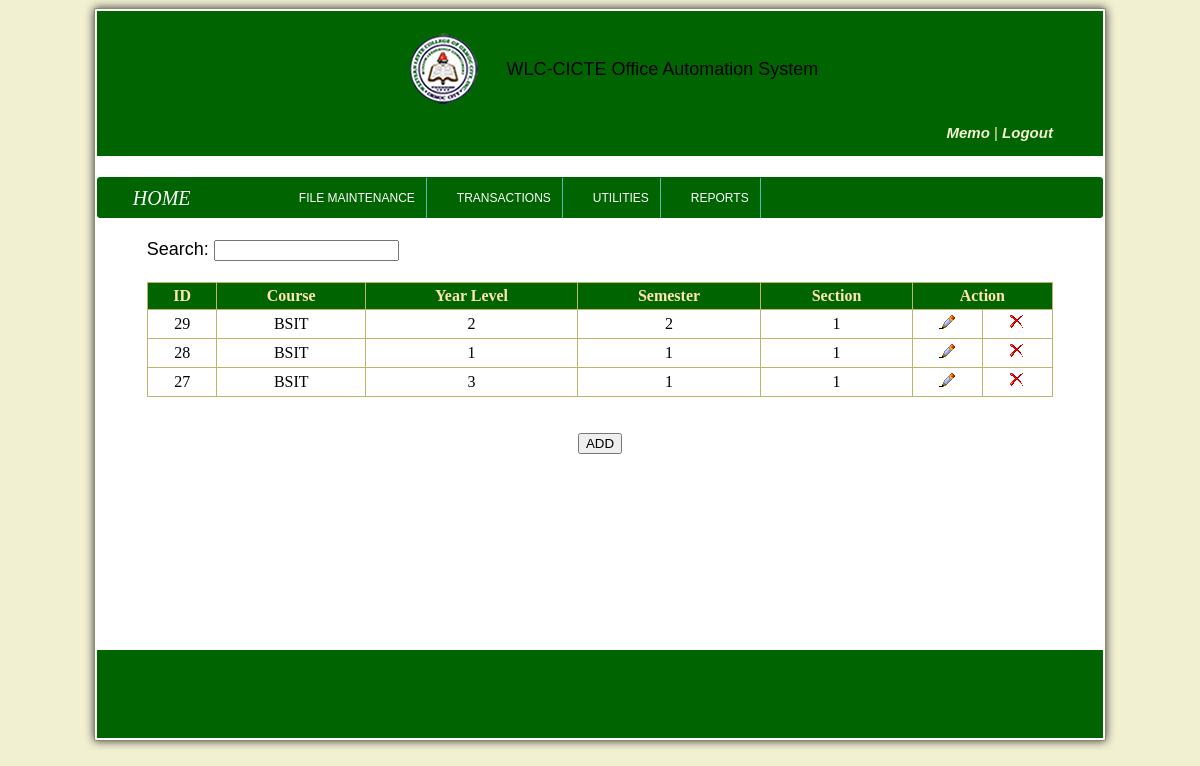
/AdminLogin/section/sectionmain.php (signed in), run on the app's committed database.
### tables this page shows
CREATE TABLE IF NOT EXISTS `section` (
  `section_id` int(11) NOT NULL auto_increment,
  `section_course` varchar(234) NOT NULL,
  `section_yrlvl` varchar(50) NOT NULL,
  `section_sem` varchar(50) NOT NULL,
  `section_desc` varchar(50) NOT NULL,
  PRIMARY KEY  (`section_id`)
);

CREATE TABLE IF NOT EXISTS `course` (
  `course_id` int(11) NOT NULL auto_increment,
  `course_code` varchar(67) NOT NULL,
  `course_desc` text NOT NULL,
  `years` varchar(60) NOT NULL,
  `span` varchar(44) NOT NULL,
  `course_stat` varchar(33) NOT NULL,
  PRIMARY KEY  (`course_id`)
);

### AdminLogin/section/sectionmain.php (the view, shortened to what this page needs)
<!DOCTYPE html>
		<html lang="en">
		<head>
			<link href="../../style.css" rel="stylesheet" type="text/css" />
		</head>
		<body>
       <?php include('../../menu/nav2.php');?>
<br/>
				 <label for="filter">Search:</label> <input type="text" name="filter" value="" id="filter" />
<br/><br/><center/>
<table class='menu_tab2' rules="all" width="90%"  border="1">
		 <thead>
							<tr>
								<th> ID </th>
								<th> Course </th>
								<th> Year Level </th>
								<th> Semester </th>
								<th> Section </th>
								<th colspan="2"> Action </th>
							</tr>
		 </thead>
		 <tbody>
	<?php
$result=mysql_query("SELECT * FROM section,course WHERE section.section_course=course.course_id ORDER BY course_id ASC");
while($rows = mysql_fetch_assoc($result)){
		$section_id=$rows['section_id'];
		echo'<tr align="center">';
		echo'<td>'.$rows['section_id'].'</td>';
		echo'<td>'.$rows['course_code'].'</td>';
		echo'<td>'.$rows['section_yrlvl'].'</td>';
		echo'<td>'.$rows['section_sem'].'</td>';
		echo'<td>'.$rows['section_desc'].'</td>';
		echo'<td><a href="updatesection.php?section_id='.$section_id.'"><img src="../images/b_edit.png"></img></a></td>';
		echo'<td><a href="sectiondelete.php?section_id='.$section_id.'"><img src="../images/b_drop.png"></img></a></td>';
		echo'</tr>';
	}++$i;?>
	 </tbody>
</table>
	  <div align='center'class='menu_nav3'>
						<br/>
								<a style="text-decoration:none;" href='sectionadd.php'/><input type="button" value="ADD"/></a>
			</div>
<p><h2>&nbsp;</h2>
		</p>
		<footer>
			<div class="section">
				<p>
				</p>
			</div>
		</footer>
	</div>
</body>
</html>

### menu/nav2.php (shortened to what this page needs)
<head>
			<link href="../../style.css" rel="stylesheet" type="text/css" />
			<link href="../../button.css" rel="stylesheet" type="text/css" />
		</head>
		<body>
			<div id="wrapper">
				<div id="callout">
                    <br/>
                    <center>
                        <img src="../images/logo.png" height="50px" width="50px" style ="vertical-align: middle" >
                        WLC-CICTE Office Automation System
					<p><a href="#"><b><i>Memo</i></b></a> | <a href="../../logout.php"><b><i>Logout</i></b></a>
			  </div>
				<br/>
</head>
<body>
<ul id="nav">
<li class="site-name"><a href="#">HOME</a></li>
    <li class="yahoo"><a href="#">FILE MAINTENANCE</a>
		</li>
        </ul>
    <li class="facebook"><a href="#">TRANSACTIONS</a>
    </li>
 <li class="yahoo"><a href="#">UTILITIES</a>
        </li>
    <li class="google"><a href="#">REPORTS</a>
    </li>

### style.css (style rules this page uses)
body { background: #F1F0D1; font-family: Verdana, Tahoma, Arial, sans-serif; font-size: 18px; overflow: auto; }
h1, h2, h3 { text-align: center; padding-left: 1%; color:orange; }
p { padding: 2%; color:#878E63; }
img { text-align: center; max-width: 100%; height: auto; width: auto; }
#wrapper { margin: 0 auto; max-width: 100%; width: 85%; background:white; border: 1px solid #878E63; border-radius: 2px; box-shadow: 0 0 10px 0px rgba(12, 3, 25, 0.8); padding:2px; }
#callout { width:100%; height: auto; background: DarkGreen; overflow: hidden; }
#callout p { text-align: right; font-size: 15px; padding: 0.1% 5% 0 0; color: #F1F0D1; }
#callout p a { color: #F1F0D1; text-decoration: none; }
#nav { height: 39px; font: 12px Geneva, Arial, Helvetica, sans-serif; background: DarkGreen; border: 1px solid DarkGreen; border-radius: 3px; min-width:500px; margin-left: 0px; padding-left: 0px; }
#nav li { list-style: none; display: block; float: left; height: 40px; position: relative; border-right: 1px solid #52BDB5; }
#nav li a { padding: 0px 10px 0px 30px; margin: 0px 0; line-height: 40px; text-decoration: none; border-right: 1px solid DarkGreen; height: 40px; color: #FFF; text-shadow: 1px 1px 1px DarkGreen; }
#nav .site-name,#nav .site-name:hover { padding-left: 5px; padding-right: 5px; color: #FFF; text-shadow: 1px 1px 1px #FFF; font: italic 20px/38px Georgia, "Times New Roman", Times, serif; background: url(images/saaraan.png) no-repeat 10px 5px; width: 160px; border-right: 1px solid DarkGreen; }
#nav .site-name a { width: 129px; overflow:hidden; }
#nav li.facebook { background: url(images/facebook.png) no-repeat 9px 12px; }
#nav li.yahoo { background: url(images/yahoo.png) no-repeat 9px 12px; }
#nav li.google { background: url(images/google.png) no-repeat 9px 12px; }
#nav li a { display: block; }
.section { width: 29%; float: left; margin: 2% 2%; text-align: center; }
footer { background: DarkGreen; width: fixed; overflow: hidden; }
footer p, footer h3 { color: DarkGreen; }
ul { list-style-type: none; margin: 0; padding: 0; }
li { display: inline; }
.menu_tab2 { margin:0 0 10px; padding:1px; border:0px solid DarkKhaki; background:DarkGreen; }
.menu_tab2 tr { margin:0 0 10px; padding:4px; border:1px solid DarkKhaki; font-family:Calibri; font-size:16px; background:DarkGreen; }
.menu_tab2 tr th { margin:0 0 10px; padding:4px; font-family:Calibri; color: Moccasin; border:1px solid DarkKhaki; background:DarkGreen; }
.menu_tab2 td { margin:0 0 10px; padding:4px; background:White; float:center; }
.menu_nav3 { margin:0 0 10px; padding:4px; border:0; background:White; }

### data on the page
section: section_id "29", course.course_code "BSIT", section_yrlvl "2", section_sem "2", section_desc "1"
section: section_id "28", course.course_code "BSIT", section_yrlvl "1", section_sem "1", section_desc "1"
section: section_id "27", course.course_code "BSIT", section_yrlvl "3", section_sem "1", section_desc "1"
